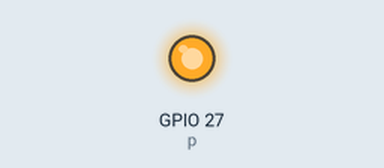
Recording of a program running on a simulated Raspberry Pi (BCM pin numbers). On the bench: output pins drawn as LEDs (lit = HIGH). At 10.0 s the program stops and its outputs stay as they are.

Above: at 0.25 s.
At 10.1 s:
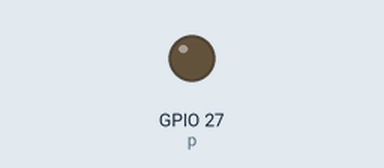
Timing chart, 0 to 11.5 s (numbered marks = the images above):
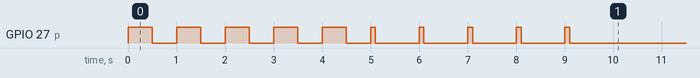

Measured:
- by itself, GPIO 27 (p): goes 5 × (HIGH 0.50 s, LOW 0.50 s), 4 × (HIGH 0.10 s, LOW 0.90 s), HIGH 0.10 s, then LOW

The program:

prova.py
```python
import RPi.GPIO as GPIO # always needed with RPi.GPIO
import time
GPIO.setmode(GPIO.BCM)  # choose BCM or BOARD numbering schemes. I use BCM
GPIO.setup(27, GPIO.OUT)# set GPIO 25 as an output. You can use any GPIO port
p = GPIO.PWM(27,1 )    # create an object p for PWM on port 25 at 50 Hertz
                        # you can have more than one of these, but they need
                        # different names for each port
                        # e.g. p1, p2, motor, servo1 etc.

p.start(50)             # start the PWM on 50 percent duty cycle
                        # duty cycle value can be 0.0 to 100.0%, floats are OK
time.sleep(5)
p.ChangeDutyCycle(10)   # change the duty cycle to 90%

#p.ChangeFrequency(100)  # change the frequency to 100 Hz (floats also work)
                        # e.g. 100.5, 5.2

time.sleep(5)
p.stop()                # stop the PWM output

GPIO.cleanup()
```
